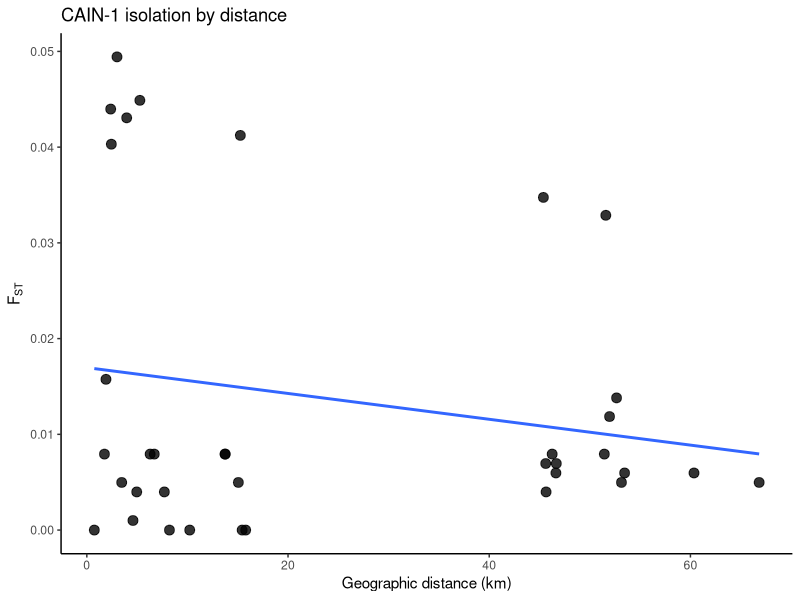
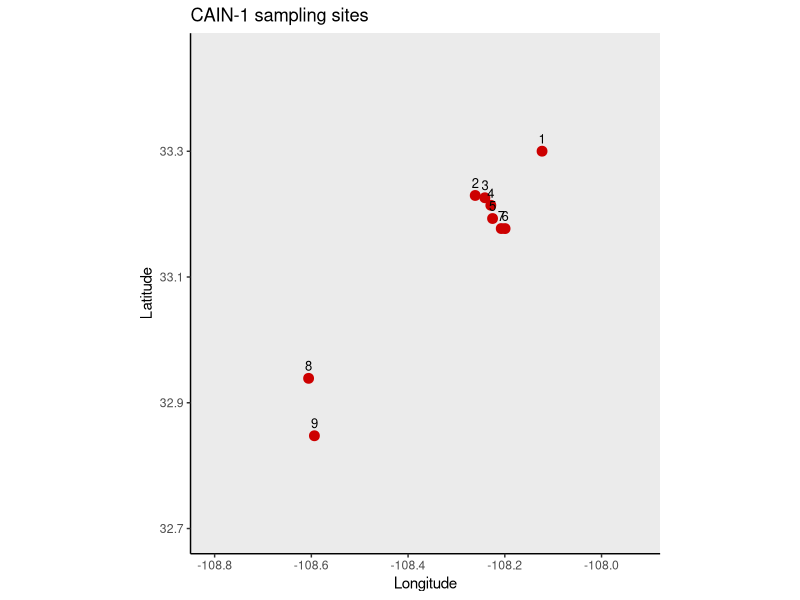

These figures' R source, in order: (Note: this script raises an error after producing the figures.)
# -----------------------------
# CAIN-1 Catostomus insignis
# Pilger et al. 2017
# Upper Gila River, New Mexico
#
# Workflow:
# - site coordinates are taken directly from Table S1
# - pairwise values in Table S4 are Slatkin's linearized FST
# - raw FST is back-calculated as linearized_FST / (1 + linearized_FST)
# - the matrix is forced to be symmetric
# - any negative FST values are set to 0
# -----------------------------

library(geosphere)
library(ggplot2)
library(maps)

# -----------------------------
# paths
# -----------------------------
out_rdata <- "/Users/johnmccall/Library/CloudStorage/OneDrive-TheOhioStateUniversity/Spring_2026/Landgen_DGS/DGS-Patterns-of-Fish-Diversity/DGS-Patterns-of-Fish-Diversity/Objective 2/Data/CAIN-1/data/CAIN-1.RData"

# -----------------------------
# 1) sites in Table S4 order
# original_site gives the site number from Pilger et al. Table S1 / Fig. 1
# site is the renumbered Objective 2 site ID used in the matrix
# -----------------------------
CAIN_1_coords <- data.frame(
  site = 1:9,
  #original_site = c(16, 14, 13, 12, 11, 10, 9, 5, 4),
  #stream = c(
  #  "Upper East Fork Gila River",
  #  "West Fork Gila River",
  #  "Middle Fork Gila River",
  #  "West Fork Gila River at Heart Bar Game Reserve",
  #  "Little Creek",
  #  "Lower East Fork Gila River",
  #  "Gila River below confluence with East Fork",
  #  "Gila River at Riverside",
  #  "Gila River at Bird Area"
  #),
  #classification = c("Tributary", "Tributary", "Tributary", "Mainstem", "Tributary", "Tributary", "Mainstem", "Mainstem", "Mainstem"),
  lat = c(33.30011181, 33.22968549, 33.22604743, 33.2141233, 33.19301909, 33.177019, 33.17707829, 32.9388458, 32.84751),
  lon = c(-108.1229968, -108.2611784, -108.2412087, -108.2289433, -108.2253339, -108.199432, -108.2074147, -108.6056954, -108.593688),
  #elev_m = c(1878, 1738, 1725, 1711, 1729, 1694, 1691, 1360, 1331),
  #river_km_from_site1 = c(197.0, 170.0, 169.0, 166.0, 160.0, 155.0, 159.0, 75.0, 60.0),
  stringsAsFactors = FALSE
)

stopifnot(nrow(CAIN_1_coords) == 9)
stopifnot(identical(CAIN_1_coords$site, 1:9))

# -----------------------------
# 2) pairwise FST matrix
# back-calculated from Slatkin's linearized FST in Table S4
# FST = linearized_FST / (1 + linearized_FST)
# -----------------------------
CAIN_1_fst <- matrix(0, nrow = 9, ncol = 9)
rownames(CAIN_1_fst) <- colnames(CAIN_1_fst) <- as.character(1:9)

CAIN_1_fst[1,2] <- 0.0049751244
CAIN_1_fst[1,3] <- 0.0079365079
CAIN_1_fst[1,4] <- 0.0079365079
CAIN_1_fst[1,5] <- 0.0412272291
CAIN_1_fst[1,6] <- 0.0000000000
CAIN_1_fst[1,7] <- 0.0000000000
CAIN_1_fst[1,8] <- 0.0059642147
CAIN_1_fst[1,9] <- 0.0049751244
CAIN_1_fst[2,3] <- 0.0157480315
CAIN_1_fst[2,4] <- 0.0049751244
CAIN_1_fst[2,5] <- 0.0448901624
CAIN_1_fst[2,6] <- 0.0000000000
CAIN_1_fst[2,7] <- 0.0039840637
CAIN_1_fst[2,8] <- 0.0069513406
CAIN_1_fst[2,9] <- 0.0138067061
CAIN_1_fst[3,4] <- 0.0079365079
CAIN_1_fst[3,5] <- 0.0430622010
CAIN_1_fst[3,6] <- 0.0079365079
CAIN_1_fst[3,7] <- 0.0079365079
CAIN_1_fst[3,8] <- 0.0069513406
CAIN_1_fst[3,9] <- 0.0059642147
CAIN_1_fst[4,5] <- 0.0439770554
CAIN_1_fst[4,6] <- 0.0039840637
CAIN_1_fst[4,7] <- 0.0009990010
CAIN_1_fst[4,8] <- 0.0059642147
CAIN_1_fst[4,9] <- 0.0049751244
CAIN_1_fst[5,6] <- 0.0494296578
CAIN_1_fst[5,7] <- 0.0403071017
CAIN_1_fst[5,8] <- 0.0347490347
CAIN_1_fst[5,9] <- 0.0328820116
CAIN_1_fst[6,7] <- 0.0000000000
CAIN_1_fst[6,8] <- 0.0079365079
CAIN_1_fst[6,9] <- 0.0118577075
CAIN_1_fst[7,8] <- 0.0039840637
CAIN_1_fst[7,9] <- 0.0079365079
CAIN_1_fst[8,9] <- 0.0000000000

# make symmetric and clean
CAIN_1_fst[lower.tri(CAIN_1_fst)] <- t(CAIN_1_fst)[lower.tri(CAIN_1_fst)]
CAIN_1_fst[CAIN_1_fst < 0] <- 0
diag(CAIN_1_fst) <- 0

stopifnot(identical(dim(CAIN_1_fst), c(9L, 9L)))
stopifnot(isTRUE(all.equal(CAIN_1_fst, t(CAIN_1_fst), check.attributes = FALSE)))
stopifnot(identical(as.character(CAIN_1_coords$site), rownames(CAIN_1_fst)))

# -----------------------------
# 3) geographic distances (km)
# -----------------------------
coords <- CAIN_1_coords[, c("lon", "lat")]
geo_dist_km <- geosphere::distm(coords, fun = geosphere::distHaversine) / 1000
rownames(geo_dist_km) <- colnames(geo_dist_km) <- CAIN_1_coords$site

# -----------------------------
# 4) IBD dataframe
# -----------------------------
ibd_df <- data.frame(
  site1   = rownames(CAIN_1_fst)[row(CAIN_1_fst)[upper.tri(CAIN_1_fst)]],
  site2   = colnames(CAIN_1_fst)[col(CAIN_1_fst)[upper.tri(CAIN_1_fst)]],
  fst     = CAIN_1_fst[upper.tri(CAIN_1_fst)],
  dist_km = geo_dist_km[upper.tri(geo_dist_km)]
)

# -----------------------------
# 5) map of sampling sites
# -----------------------------
world_map <- map_data("world")
usa_map   <- subset(world_map, region == "USA")

map_df <- CAIN_1_coords
map_df$label <- as.character(map_df$site)

p_map <- ggplot() +
  geom_polygon(
    data = usa_map,
    aes(x = long, y = lat, group = group),
    fill = "grey92",
    color = "grey55",
    linewidth = 0.2
  ) +
  geom_point(
    data = map_df,
    aes(x = lon, y = lat),
    color = "red3",
    size = 3
  ) +
  geom_text(
    data = map_df,
    aes(x = lon, y = lat, label = label),
    nudge_y = 0.02,
    size = 3.3
  ) +
  coord_fixed(
    ratio = 1.3,
    xlim = range(map_df$lon) + c(-0.2, 0.2),
    ylim = range(map_df$lat) + c(-0.15, 0.15)
  ) +
  theme_classic() +
  labs(
    x = "Longitude",
    y = "Latitude",
    title = "CAIN-1 sampling sites"
  )

# -----------------------------
# 6) IBD plot
# -----------------------------
p_ibd <- ggplot(ibd_df, aes(x = dist_km, y = fst)) +
  geom_point(size = 3, alpha = 0.8) +
  geom_smooth(method = "lm", se = FALSE) +
  theme_classic() +
  labs(
    x = "Geographic distance (km)",
    y = expression(F[ST]),
    title = "CAIN-1 isolation by distance"
  )

# -----------------------------
# 7) save RData
# -----------------------------
save(
  CAIN_1_fst,
  CAIN_1_coords,
  file = out_rdata
)

# -----------------------------
# 8) print outputs
# -----------------------------
print(CAIN_1_coords)
print(round(CAIN_1_fst, 4))
print(head(ibd_df))
print(p_map)
print(p_ibd)
